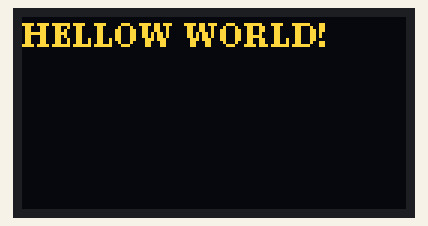
This sketch was run on a simulated ESP8266 (NodeMCU). Parts: 128×64 one-colour display. The OLED is the two-colour kind (top 16 rows yellow).

Above: at 0.1 s.

The sketch:

U8G2_TEXY.ino
```cpp
//Arduino OLED Example
#include <Arduino.h>
#include <U8g2lib.h>
#include <stdlib.h>

#ifdef U8X8_HAVE_HW_SPI
#include <SPI.h>
#endif
#ifdef U8X8_HAVE_HW_I2C
#include <Wire.h>
#endif

#define OLED_SCL D4
#define OLED_SDA D3

U8G2_SSD1306_128X64_NONAME_F_SW_I2C u8g2(U8G2_R0, OLED_SCL,OLED_SDA, U8X8_PIN_NONE);

void setup() {
  // put your setup code here, to run once:
  u8g2.begin();
  u8g2.setFont(u8g2_font_ncenB08_tr);
}

void loop() {
  // put your main code here, to run repeatedly:
  u8g2.clearBuffer();
  u8g2.setFont(u8g2_font_ncenB08_tr);
  u8g2.drawStr(0,10,"HELLOW WORLD!");
  u8g2.sendBuffer();
  delay(1000);
}
```
